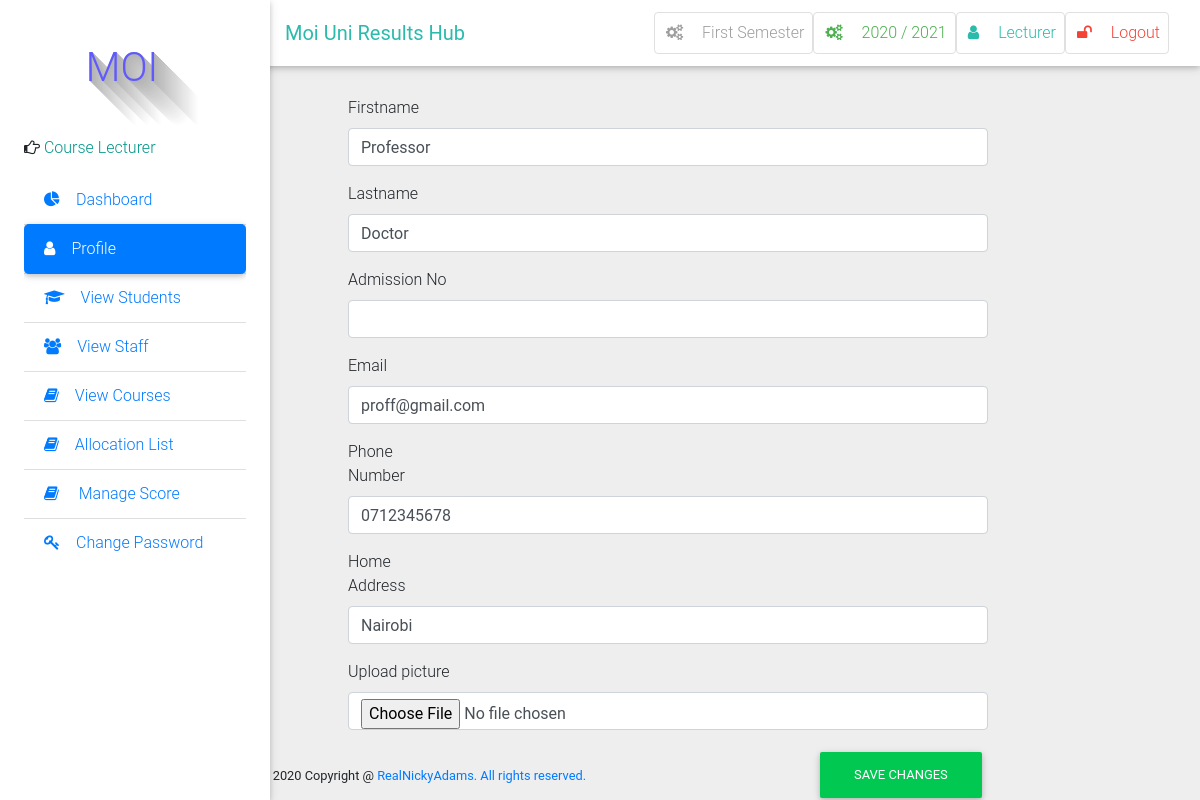
The page /profile/edit/ (signed in) on the database its author committed.
### result/models.py (models this page shows, shortened)
class Semester(models.Model):
    semester = models.CharField(max_length=10, choices=SEMESTER, blank=True)
    is_current_semester = models.BooleanField(default=False, blank=True, null=True)
    session = models.ForeignKey(Session, on_delete=models.CASCADE, blank=True, null=True)
    next_semester_begins = models.DateField(null=True, blank=True)
    def __str__(self):
        return self.semester

class Session(models.Model):
    session = models.CharField(max_length=200, unique=True)
    is_current_session = models.BooleanField(default=False, blank=True, null=True)
    next_session_begins = models.DateField(blank=True, null=True)
    def __str__(self):
        return self.session

class User(AbstractUser):
    is_student = models.BooleanField(default=False)
    is_lecturer = models.BooleanField(default=False)
    phone = models.CharField(max_length=60, blank=True, null=True)
    address = models.CharField(max_length=60, blank=True, null=True)
    picture = models.ImageField(upload_to="pictures/", blank=True, null=True)
    email = models.EmailField(blank=True, null=True)
    admission = models.CharField(max_length=10)
    username_validator = ASCIIUsernameValidator()

### result/views.py (the view)
# urls.py: path('profile/edit/', views.profile_update, name='edit_profile'),
@login_required
def profile_update(request):
    user = request.user.id
    user = User.objects.get(pk=user)
    if request.method == 'POST':
        form = ProfileForm(request.POST)
        if form.is_valid():
            user.first_name = form.cleaned_data.get('first_name')
            user.last_name = form.cleaned_data.get('last_name')
            user.email = form.cleaned_data.get('email')
            user.phone = form.cleaned_data.get('phone')
            user.address = form.cleaned_data.get('address')
            if request.FILES:
                user.picture = request.FILES['picture']
            user.save()
            messages.success(request, 'You successfully made changes to your profile! ')
            return redirect("/profile/")
    else:
        form = ProfileForm(instance=user, initial={
            'firstname': user.first_name,
            'lastname': user.last_name,
            'email': user.email,
            'phone': user.phone,
            'picture': user.picture,
            })
    return render(request, 'account/profile_update.html', {'form': form})

### result/context_processors.py (called while the page is built)
def get_current_year_to_context(request):
    current_datetime = datetime.datetime.now()
    return {
        'current_year': current_datetime.year
    }

def session_processor(request):
    current_session = Session.objects.get(is_current_session=True)
    return {"current_session": current_session}

def semester_processor(request):
    current_semester = Semester.objects.get(is_current_semester=True)
    return {"current_semester": current_semester}

### templates/account/profile_update.html (shortened to what this page needs)
{% extends 'base.html' %}
{% block side_bar %}
    {% include 'partial_active_element.html' with active='Profile' %}
{% endblock side_bar %}
{% block content %}
  <div class="container-fluid mt-5">
      <form role="form" class="form-horizontal" method="post" action="{% url 'edit_profile' %}" enctype="multipart/form-data">
        {% for field in form.visible_fields %}
          <div class="form-group{% if field.errors %} has-error{% endif %}">
            <label for="{{ field.label }}" class="col-sm-2 control-label">{{ field.label }}</label>
            <div class="col-sm-10">
              {{ field }}
            </div>
          </div>
        {% endfor %}
        <div class="form-group">
          <div class="col-sm-offset-2 col-sm-10">
            <button type="submit" class="btn btn-success pull-right">Save Changes</button>
          </div>
        </div>
      </form>
    </div>
{% endblock %}

### templates/base.html (shortened to what this page needs)
 {%load static %}
<!DOCTYPE html>
<html lang="en">
    <head>
        <link rel="stylesheet" href="https://maxcdn.bootstrapcdn.com/font-awesome/4.7.0/css/font-awesome.min.css">
        <link href="{% static 'css/bootstrap.min.css' %}" rel="stylesheet">
        <link href="{% static 'css/mdb.min.css' %}" rel="stylesheet">
        <link href="{% static 'css/style.css' %}" rel="stylesheet">
    </head>
    <body class="grey lighten-3">
    <header>
        <nav class="navbar fixed-top navbar-expand-lg navbar-light white scrolling-navbar">
            <div class="container-fluid">
                <a class="navbar-brand waves-effect" href="/">
                    <strong class="text-default ">Moi Uni Results Hub</strong>
                </a>
                <div class="collapse navbar-collapse" id="navbarSupportedContent">
                          {% if user.is_authenticated %}
                    <ul class="navbar-nav nav-flex-icons">
                        <li class="nav-item">
                            <a href="{% if request.user.is_superuser %}{% url 'manage_semester' %}{% else %}#{% endif %}" class="nav-link border border-light grey-text rounded waves-effect">
                                <i class="fa fa-cogs mr-3"></i>{{ current_semester }} Semester
                            </a>
                        </li>
                        <li class="nav-item">
                            <a href="{% if request.user.is_superuser %}{% url 'manage_session' %}{% else %}#{% endif %}" class="nav-link border border-light green-text rounded waves-effect">
                                <i class="fa fa-cogs mr-3"></i>{{ current_session }}
                            </a>
                        </li>
                        <li class="nav-item">
                            <a href="{% url 'profile' %}" class="nav-link border border-light rounded waves-effect text-default">
                                <i  class="fa fa-user mr-3"></i>{{ user|capfirst }}
                            </a>
                        </li>
                         <li class="nav-item">
                            <a href="/accounts/logout/" class="nav-link border border-light rounded waves-effect red-text">
                                <i class="fa fa-unlock mr-3"></i>Logout
                            </a>
                        </li>
                    {% endif %}
                </div>
            </div>
        </nav>
        <div class="sidebar-fixed position-fixed">
                <p style="margin-left: 30px;" id="icon" class="logo"> MOI</p>
                {% if request.user.is_lecturer %}
                <p><i class="fa fa-hand-o-right" aria-hidden="true"></i>
                    <span class="teal-text text-center"> Course Lecturer</span></p>
                {% elif request.user.is_student %}
                <p><i class="fa fa-hand-o-right" aria-hidden="true"></i>
                    <span class="teal-text text-center"> Student</span></p>
                {% else %}
                <p><i class="fa fa-hand-o-right" aria-hidden="true"></i>
                    <span class="teal-text text-center"> System Admin</span></p>
                {% endif %}
            <div class="dashboard">
            {% block side_bar %}{% endblock side_bar %}
            </div>
        </div>
    </header>
    <main class="pt-5 mx-lg-5">
        {% block content%} {% endblock %}
    </main>
<footer class="footer text-center">
        <div class="container">
            <small class="copyright">{{ current_year }} Copyright @ <a href="#">RealNickyAdams. All rights reserved. </a></small>
        </div>
    </footer>
    </body>
</html>

### static/css/style.css (style rules this page uses)
.sidebar-fixed { height: 100vh; width: 270px; -webkit-box-shadow: 0 2px 5px 0 rgba(0, 0, 0, 0.16), 0 2px 10px 0 rgba(0, 0, 0, 0.12); box-shadow: 0 2px 5px 0 rgba(0, 0, 0, 0.16), 0 2px 10px 0 rgba(0, 0, 0, 0.12); z-index: 1050; background-color: #fff; padding: 1.5rem; padding-top: 0; }
@media (min-width: 1200px) { .navbar, .page-footer, main { padding-left: 270px; } }
.logo { text-color:#006666; text-shadow: rgb(179, 179, 179) 0px 0px 0px, rgb(180, 180, 180) 1px 1px 0px, rgb(182, 182, 182) 2px 2px 0px, rgb(184, 184, 184) 3px 3px 0px, rgb(185, 185, 185) 4px 4px 0px, rgb(187, 187, 187) 5px 5px 0px, rgb(189, 189, 189) 6px 6px 0px, rgb(190, 190, 190) 7px 7px 0px, rgb(192, 192, 192) 8px 8px 0px, rgb(194, 194, 194) 9px 9px 0px, rgb(195, 195, 195) 10px 10px 0px, rgb(197, 197, 197) 11px 11px 0px, rgb(199, 199, 199) 12px 12px 0px, rgb(201, 201, 201) 13px 13px 0px, rgb(202, 202, 202) 14px 14px 0px, rgb(204, 204, 204) 15px 15px 0px, rgb(206, 206, 206) 16px 16px 0px, rgb(207, 207, 207) 17px 17px 0px, rgb(209, 209, 209) 18px 18px 0px, rgb(211, 211, 211) 19px 19px 0px, rgb(212, 212, 212) 20px 20px 0px, rgb(214, 214, 214) 21px 21px 0px, rgb(216, 216, 216) 22px 22px 0px, rgb(218, 218, 218) 23px 23px 0px, rgb(219, 219, 219) 24px 24px 0px, rgb(221, 221, 221) 25px 25px 0px, rgb(223, 223, 223) 26px 26px 0px, rgb(224, 224, 224) 27px 27px 0px, rgb(226, 226, 226) 28px 28px 0px, rgb(228, 228, 228) 29px 29px 0px, rgb(230, 230, 230) 30px 30px 0px, rgb(231, 231, 231) 31px 31px 0px, rgb(233, 233, 233) 32px 32px 0px, rgb(235, 235, 235) 33px 33px 0px, rgb(236, 236, 236) 34px 34px 0px, rgb(238, 238, 238) 35px 35px 0px, rgb(240, 240, 240) 36px 36px 0px, rgb(241, 241, 241) 37px 37px 0px, rgb(243, 243, 243) 38px 38px 0px, rgb(245, 245, 245) 39px 39px 0px, rgb(247, 247, 247) 40px 40px 0px, rgb(248, 248, 248) 41px 41px 0px, rgb(250, 250, 250) 42px 42px 0px, rgb(252, 252, 252) 43px 43px 0px, rgb(253, 253, 253) 44px 44px 0px; font-size: 40px; color: rgb(95, 89, 255); height: 120px; width: 136px; line-height: 136px; border-radius: ; text-align: center; background-color: rgb(255, 255, 255); }

### templates/base.html (style rules this page uses)
.dashboard { display: block; max-height: 500px; overflow-y: auto; -ms-overflow-style: -ms-autohiding-scrollbar; }

### rows shown on the page
Semester: semester "First"
Session: session "2020 / 2021"
User: username "Lecturer", visible_fields "Professor" "Doctor" "proff@gmail.com" "0712345678" "Nairobi"

### other values the page prints
{{ field.label }} "Firstname" "Lastname" "Admission No" "Email" "Phone Number" "Home Address" "Upload picture"
